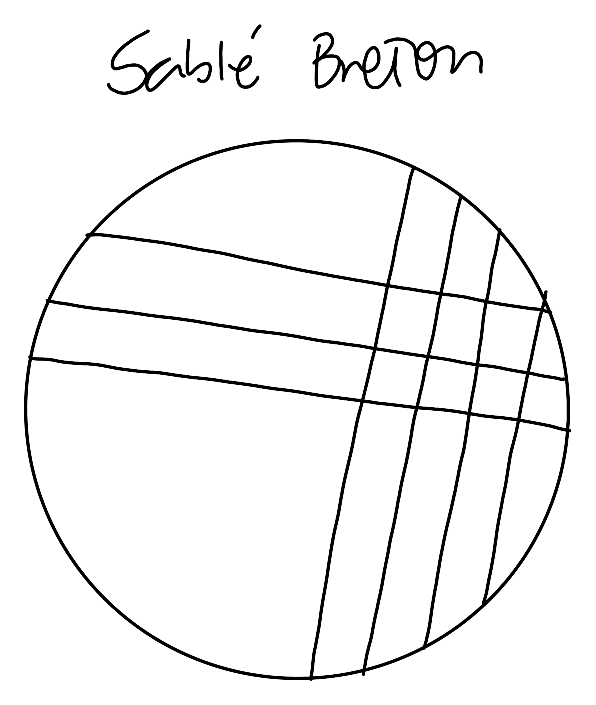
#> input picture assets/kuki/kuki1.png, 596 x 705 px
$ python -i build_kuki.py   (imports and definitions only)
#> lines starting #> are read from the running program, lines starting #| are printed output that depends on the picture; after the words box and inside, x2 and y2 are one past the last pixel; in counts of white or black regions, pixels touching at a corner belong together
#> further down, picture is the input picture: PIL image 596x705 RGBA; mean R, G, B, A 0, 0, 0, 11.9
#!/usr/bin/env python3
"""Prepare the "Kuki" cookie PNGs for the site.

The source artwork (in SRC_DIR) are hand-drawn line illustrations exported as
PNGs with real per-pixel alpha, but each drawing sits in the middle of a huge,
mostly-transparent canvas. This script crops each image tightly to its alpha
bounding box (with a little padding) at FULL native resolution/quality — no
downscaling, no re-vectorizing — so the art looks crisp on the site.

The site recolors these to the current theme color at runtime (see
buildKukiSvgDataUri()/recolorKukiImages() in index.html) by wrapping the
cropped PNG in an SVG <mask>, so no color processing happens here.

Run:  python3 scripts/build_kuki.py
Out:  assets/kuki/kuki1.png .. kuki8.png  and  assets/kuki/mochikuk3.png
"""
import os
from PIL import Image

ROOT = os.path.dirname(os.path.dirname(os.path.abspath(__file__)))
SRC_DIR = "/Users/zen/Desktop/kuki"
OUT_DIR = os.path.join(ROOT, "assets", "kuki")
PAD = 24  # padding (px, at native resolution) kept around the cropped art

SOURCES = [
    ("Untitled_Artwork 49.png", "kuki1.png"),
    ("Untitled_Artwork 50.png", "kuki2.png"),
    ("Untitled_Artwork 51.png", "kuki3.png"),
    ("Untitled_Artwork 52.png", "kuki4.png"),
    ("Untitled_Artwork 53.png", "kuki5.png"),
    ("Untitled_Artwork 54.png", "kuki6.png"),
    ("Untitled_Artwork 55.png", "kuki7.png"),
    ("Untitled_Artwork 56.png", "kuki8.png"),
    ("Mochikuk3.png", "mochikuk3.png"),
]


def crop_to_alpha_bbox(im, pad=PAD, alpha_threshold=8):
#> called with pad = 24, alpha_threshold = 8
    im = im.convert("RGBA")
    alpha = im.split()[3]
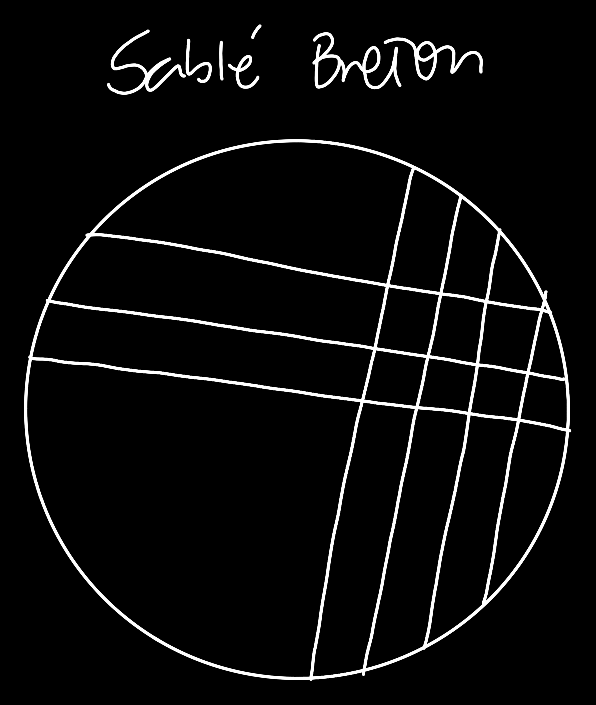
#> alpha: PIL image 596x705 L; min 0, max 255, mean 11.9
    # Threshold faint anti-aliased noise out of the bbox calculation
    mask = alpha.point(lambda a: 255 if a > alpha_threshold else 0)
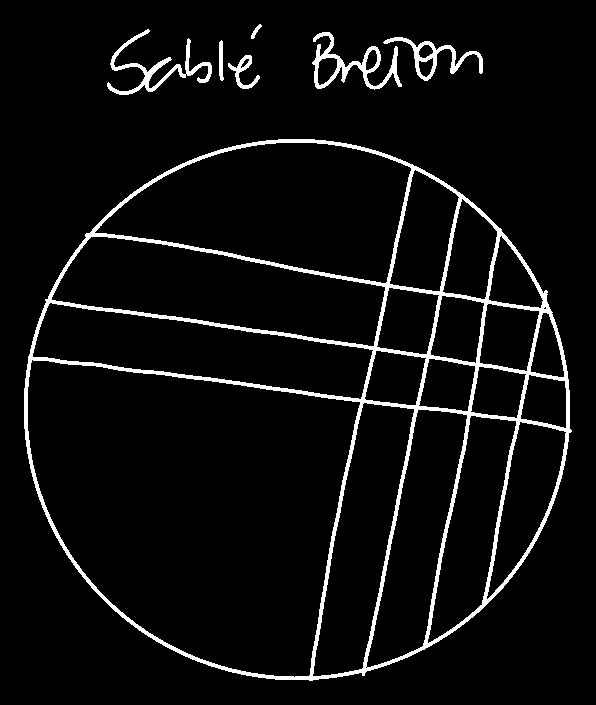
#> mask: PIL image 596x705 L; 5.5% white; 7 white regions, largest, box (x1, y1, x2, y2) and area: (24, 139, 572, 681) 18913, (312, 32, 402, 90) 1354, (107, 29, 212, 95) 1289
    bbox = mask.getbbox()
#> bbox = (24, 24, 572, 681)
    if not bbox:
        return im
    l, t, r, b = bbox
#> l = 24; t = 24; r = 572; b = 681
    l = max(0, l - pad)
#> l = 0
    t = max(0, t - pad)
#> t = 0
    r = min(im.width, r + pad)
#> r = 596
    b = min(im.height, b + pad)
#> b = 705
    return im.crop((l, t, r, b))


def main():
    if not os.path.isdir(SRC_DIR):
        print(f"Source dir not found: {SRC_DIR}")
        return
    os.makedirs(OUT_DIR, exist_ok=True)
    for src_name, out_name in SOURCES:
        src_path = os.path.join(SRC_DIR, src_name)
        if not os.path.isfile(src_path):
            print(f"  SKIP (missing): {src_name}")
            continue
        im = Image.open(src_path)
        cropped = crop_to_alpha_bbox(im)
        out_path = os.path.join(OUT_DIR, out_name)
        cropped.save(out_path, "PNG", optimize=True)
        kb = os.path.getsize(out_path) / 1024
        print(f"  OK  {src_name} -> assets/kuki/{out_name} "
              f"({cropped.width}x{cropped.height}, {kb:.0f} KB)")
    print("Done.")


# [2 lines not run here, left out]

>>> from PIL import Image
>>> picture = Image.open('../assets/kuki/kuki1.png')
>>> result = crop_to_alpha_bbox(picture)
